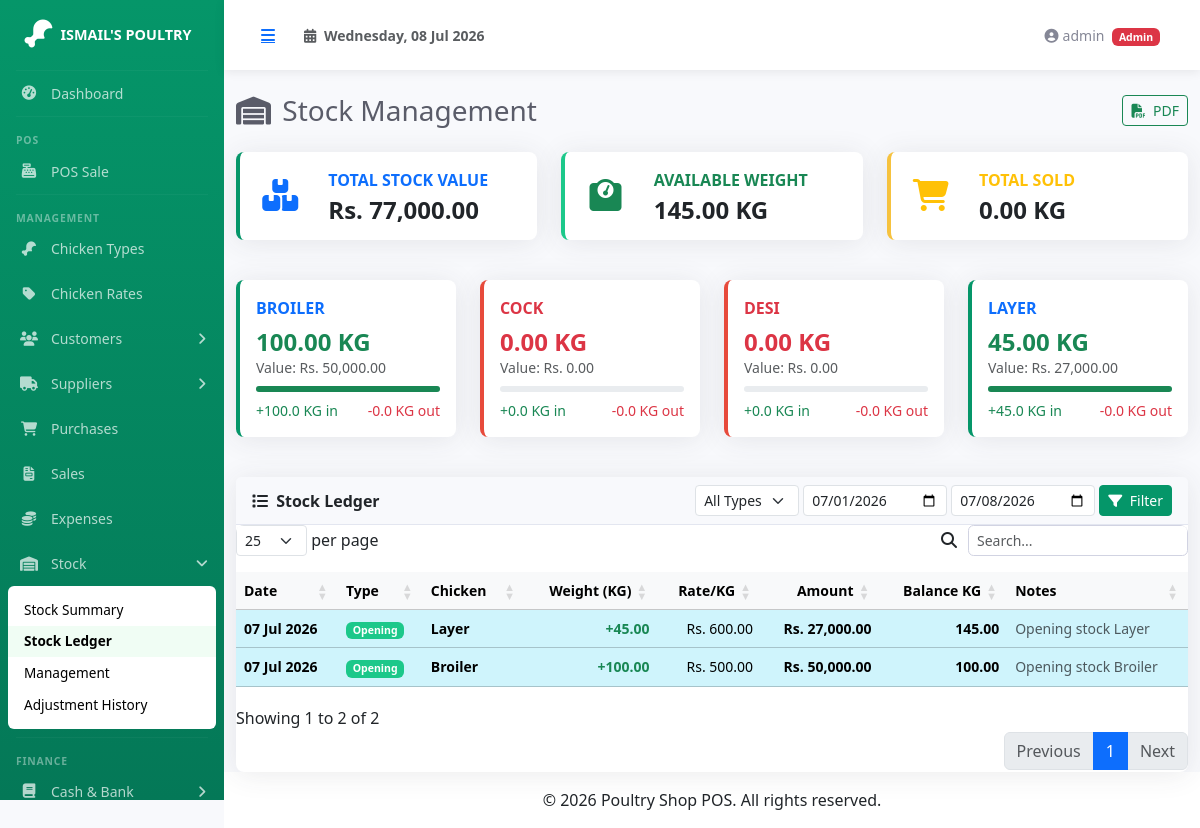
Screenshot of /pages/stock/index.php (signed in) with the database file from the repository.
### tables this page shows
CREATE TABLE IF NOT EXISTS stock_ledger (
  id                INT             AUTO_INCREMENT PRIMARY KEY,
  transaction_date  DATE            NOT NULL,
  transaction_type  ENUM('opening','purchase','sale','adjustment') NOT NULL,
  chicken_type_id   INT             NOT NULL,
  birds_count       INT             NOT NULL DEFAULT 0,
  weight_kg         DECIMAL(12,3)   NOT NULL DEFAULT 0.000,
  rate_per_kg       DECIMAL(10,2)   NOT NULL DEFAULT 0.00,
  amount            DECIMAL(12,2)   NOT NULL DEFAULT 0.00,
  reference_id      INT             DEFAULT NULL,
  notes             TEXT            DEFAULT NULL,
  created_at        TIMESTAMP       DEFAULT CURRENT_TIMESTAMP,
  FOREIGN KEY (chicken_type_id) REFERENCES chicken_types(id) ON DELETE CASCADE ON UPDATE CASCADE,
  INDEX idx_stock_date (transaction_date),
  INDEX idx_stock_type (transaction_type),
  INDEX idx_stock_chicken (chicken_type_id)
);

CREATE TABLE IF NOT EXISTS chicken_types (
  id          INT             AUTO_INCREMENT PRIMARY KEY,
  name        VARCHAR(50)     NOT NULL UNIQUE,
  created_at  TIMESTAMP       DEFAULT CURRENT_TIMESTAMP
);

### includes/functions.php (called while the page is built, shortened)
<?php
function money($amount): string {
    return number_format((float)$amount, 2);
}

### pages/stock/index.php (the view, shortened to what this page needs)
<?php
require_once __DIR__ . '/../../includes/functions.php';
$pdo = getDB();
$from = $_GET['from'] ?? date('Y-m-01');
$to   = $_GET['to'] ?? date('Y-m-d');
$types = $pdo->query("SELECT id, name FROM chicken_types ORDER BY name")->fetchAll();
$stock_data = [];
$grand = ['in_weight' => 0, 'out_weight' => 0, 'in_amount' => 0, 'out_amount' => 0];
foreach ($types as $t) {
    $stmt = $pdo->prepare("
        SELECT
            COALESCE(SUM(CASE WHEN transaction_type IN ('opening','purchase','adjustment') THEN weight_kg ELSE 0 END), 0) AS in_weight,
            COALESCE(SUM(CASE WHEN transaction_type = 'sale' THEN weight_kg ELSE 0 END), 0) AS out_weight,
            COALESCE(SUM(CASE WHEN transaction_type IN ('opening','purchase','adjustment') THEN amount ELSE 0 END), 0) AS in_amount,
            COALESCE(SUM(CASE WHEN transaction_type = 'sale' THEN amount ELSE 0 END), 0) AS out_amount
        FROM stock_ledger WHERE chicken_type_id = ?
    ");
    $stmt->execute([$t['id']]);
    $d = $stmt->fetch();
    $d['name'] = $t['name'];
    $d['avail_weight'] = max(0, $d['in_weight'] - $d['out_weight']);
    $d['stock_value'] = $d['avail_weight'] > 0 && $d['in_weight'] > 0
        ? ($d['in_amount'] / $d['in_weight']) * $d['avail_weight']
        : 0;
    $stock_data[] = $d;
    foreach (['in_weight','out_weight','in_amount','out_amount'] as $k) {
        $grand[$k] += $d[$k];
    }
}
$grand['avail_weight'] = max(0, $grand['in_weight'] - $grand['out_weight']);
$grand['stock_value'] = $grand['avail_weight'] > 0 && $grand['in_weight'] > 0
    ? ($grand['in_amount'] / $grand['in_weight']) * $grand['avail_weight']
    : 0;
$where = "WHERE 1=1";
$params = [];
if ($from) {
    $where .= " AND sl.transaction_date >= ?";
    $params[] = $from;
}
if ($to) {
    $where .= " AND sl.transaction_date <= ?";
    $params[] = $to;
}
$stmt = $pdo->prepare("
    SELECT sl.*, ct.name AS chicken_type_name
    FROM stock_ledger sl
    JOIN chicken_types ct ON ct.id = sl.chicken_type_id
    $where
    ORDER BY sl.transaction_date DESC, sl.id DESC
    LIMIT 200
");
$stmt->execute($params);
$ledger = $stmt->fetchAll();
$bal_weight = 0;
if ($from) {
    $balWhere = "WHERE sl.transaction_date < ?";
    $balParams = [$from];
    $stmt = $pdo->prepare("
        SELECT
            COALESCE(SUM(CASE WHEN transaction_type IN ('opening','purchase','adjustment') THEN weight_kg ELSE 0 END), 0)
            - COALESCE(SUM(CASE WHEN transaction_type = 'sale' THEN weight_kg ELSE 0 END), 0) AS weight
        FROM stock_ledger sl $balWhere
    ");
    $stmt->execute($balParams);
    $bal = $stmt->fetch();
    $bal_weight = (float)$bal['weight'];
}
$ledger_asc = array_reverse($ledger);
$running = [];
foreach ($ledger_asc as $l) {
    if (in_array($l['transaction_type'], ['opening','purchase','adjustment'])) {
        $bal_weight += $l['weight_kg'];
    } elseif ($l['transaction_type'] === 'sale') {
        $bal_weight -= $l['weight_kg'];
    }
    $running[$l['id']] = ['weight' => $bal_weight];
}
require_once __DIR__ . '/../../includes/header.php';
?>
<div class="d-sm-flex align-items-center justify-content-between mb-4 no-print">
    <h1 class="h3 mb-0 text-gray-800">
        <i class="fas fa-warehouse me-1"></i> Stock Management
    </h1>
    <div>
        <button class="btn btn-sm btn-outline-success" onclick="window.print()">
            <i class="fas fa-file-pdf me-1"></i> PDF
        </button>
    </div>
</div>
<div class="row mb-4 no-print">
    <div class="col-xl-4 col-md-6 mb-3">
        <div class="card border-start-primary dashboard-card h-100">
            <div class="card-body">
                <div class="row align-items-center">
                    <div class="col-3 text-center">
                        <i class="fas fa-boxes fa-2x text-primary"></i>
                    </div>
                    <div class="col-9">
                        <div class="text-xs fw-bold text-primary text-uppercase mb-1">Total Stock Value</div>
                        <div class="h4 mb-0 fw-bold">Rs. <?= money($grand['stock_value']) ?></div>
                    </div>
                </div>
            </div>
        </div>
    </div>
    <div class="col-xl-4 col-md-6 mb-3">
        <div class="card border-start-success dashboard-card h-100">
            <div class="card-body">
                <div class="row align-items-center">
                    <div class="col-3 text-center">
                        <i class="fas fa-weight fa-2x text-success"></i>
                    </div>
                    <div class="col-9">
                        <div class="text-xs fw-bold text-success text-uppercase mb-1">Available Weight</div>
                        <div class="h4 mb-0 fw-bold"><?= number_format($grand['avail_weight'], 2) ?> KG</div>
                    </div>
                </div>
            </div>
        </div>
    </div>
    <div class="col-xl-4 col-md-6 mb-3">
        <div class="card border-start-warning dashboard-card h-100">
            <div class="card-body">
                <div class="row align-items-center">
                    <div class="col-3 text-center">
                        <i class="fas fa-shopping-cart fa-2x text-warning"></i>
                    </div>
                    <div class="col-9">
                        <div class="text-xs fw-bold text-warning text-uppercase mb-1">Total Sold</div>
                        <div class="h4 mb-0 fw-bold"><?= number_format($grand['out_weight'], 2) ?> KG</div>
                    </div>
                </div>
            </div>
        </div>
    </div>
</div>
<div class="row mb-4 no-print">
    <?php foreach ($stock_data as $sd):
        $pct = $sd['in_weight'] > 0 ? min(100, ($sd['avail_weight'] / $sd['in_weight']) * 100) : 0;
        $isLow = $sd['avail_weight'] < 10;
        $isOut = $sd['avail_weight'] <= 0;
        $cardBorder = $isOut ? 'danger' : ($isLow ? 'warning' : 'primary');
        $barColor = $isOut ? 'danger' : ($isLow ? 'warning' : 'success');
    ?>
    <div class="col-xl-3 col-md-6 mb-3">
        <div class="card border-start-<?= $cardBorder ?> dashboard-card h-100">
            <div class="card-body">
                <div class="d-flex align-items-center justify-content-between mb-2">
                    <div class="text-xs fw-bold text-uppercase text-<?= $cardBorder ?>"><?= htmlspecialchars($sd['name']) ?></div>
                </div>
                <div class="h4 mb-0 fw-bold text-<?= $isOut ? 'danger' : 'success' ?>">
                    <?= number_format($sd['avail_weight'], 2) ?> KG
                </div>
                <div class="small text-muted mb-2">Value: Rs. <?= money($sd['stock_value']) ?></div>
                <div class="progress" style="height:6px;">
                    <div class="progress-bar bg-<?= $barColor ?>" style="width:<?= $pct ?>%"></div>
                </div>
                <div class="row small text-muted mt-2 g-0">
                    <div class="col-6 text-success">+<?= number_format($sd['in_weight'], 1) ?> KG in</div>
                    <div class="col-6 text-danger text-end">-<?= number_format($sd['out_weight'], 1) ?> KG out</div>
                </div>
            </div>
        </div>
    </div>
    <?php endforeach; ?>
</div>
<div class="card">
    <div class="card-header">
        <div class="row align-items-center">
            <div class="col"><i class="fas fa-list me-1"></i> Stock Ledger</div>
            <div class="col-auto no-print">
                <form method="GET" class="row g-1">
                    <div class="col-auto">
                        <select name="type" class="form-select form-select-sm">
                            <option value="">All Types</option>
                        </select>
                    </div>
                    <div class="col-auto"><input type="date" name="from" class="form-control form-control-sm" value="<?= $from ?>"></div>
                    <div class="col-auto"><input type="date" name="to" class="form-control form-control-sm" value="<?= $to ?>"></div>
                    <div class="col-auto"><button class="btn btn-primary btn-sm"><i class="fas fa-filter me-1"></i> Filter</button></div>
                </form>
            </div>
        </div>
    </div>
    <div class="card-body p-0">
        <div class="table-responsive">
            <table class="table table-hover mb-0 small" id="stockLedgerTable">
                <thead class="table-light">
                    <tr>
                        <th>Date</th>
                        <th>Type</th>
                        <th>Chicken</th>
                        <th class="text-end">Weight (KG)</th>
                        <th class="text-end">Rate/KG</th>
                        <th class="text-end">Amount</th>
                        <th class="text-end">Balance KG</th>
                        <th>Notes</th>
                    </tr>
                </thead>
                <tbody>
                    <?php if (empty($ledger)): ?>
                    <tr><td colspan="8" class="text-center text-muted py-4">No stock entries found.</td></tr>
                    <?php else: ?>
                    <?php foreach ($ledger as $l):
                        $isSale = $l['transaction_type'] === 'sale';
                        $isPurchase = $l['transaction_type'] === 'purchase';
                        $isOpening = $l['transaction_type'] === 'opening';
                        $bal = $running[$l['id']] ?? ['weight' => 0];
                        $rowClass = $isSale ? 'table-danger' : ($isPurchase ? 'table-success' : ($isOpening ? 'table-info' : ''));
                    ?>
                    <tr class="<?= $rowClass ?>">
                        <td class="fw-bold"><?= date('d M Y', strtotime($l['transaction_date'])) ?></td>
                        <td>
                            <span class="badge bg-<?= $isSale ? 'danger' : ($isPurchase || $isOpening ? 'success' : 'secondary') ?>">
                                <?= $isOpening ? 'Opening' : ucfirst($l['transaction_type']) ?>
                            </span>
                        </td>
                        <td><span class="fw-bold"><?= htmlspecialchars($l['chicken_type_name']) ?></span></td>
                        <td class="text-end <?= $isSale ? 'text-danger' : 'text-success' ?> fw-bold">
                            <?= $isSale ? '-' : '+' ?><?= number_format($l['weight_kg'], 2) ?>
                        </td>
                        <td class="text-end"><?= $l['rate_per_kg'] ? 'Rs. ' . money($l['rate_per_kg']) : '-' ?></td>
                        <td class="text-end fw-bold">Rs. <?= money($l['amount']) ?></td>
                        <td class="text-end fw-bold"><?= number_format($bal['weight'], 2) ?></td>
                        <td class="text-muted" style="max-width:180px;overflow:hidden;text-overflow:ellipsis;white-space:nowrap;"><?= htmlspecialchars($l['notes'] ?? '-') ?></td>
                    </tr>
                    <?php endforeach; ?>
                    <?php endif; ?>
                </tbody>
            </table>
        </div>
    </div>
</div>
<?php require_once __DIR__ . '/../../includes/footer.php'; ?>

### assets/css/sb-admin-custom.css (style rules this page uses)
:root { --primary: #059669; --primary-dark: #047857; --primary-light: #10b981; --primary-50: #ecfdf5; --sidebar-width: 224px; }
* { margin: 0; padding: 0; box-sizing: border-box; }
body { background-color: #f8f9fc; font-family: 'Segoe UI', Tahoma, Geneva, Verdana, sans-serif; }
.card { border: none; border-radius: 0.5rem; box-shadow: 0 0.15rem 1.75rem 0 rgba(58, 59, 69, 0.1); }
.card-header { background-color: #f8f9fc; border-bottom: 1px solid #e3e6f0; font-weight: 600; }
.border-start-primary { border-left: 0.25rem solid var(--primary) !important; }
.border-start-success { border-left: 0.25rem solid #1cc88a !important; }
.border-start-warning { border-left: 0.25rem solid #f6c23e !important; }
.border-start-danger { border-left: 0.25rem solid #e74a3b !important; }
.text-gray-800 { color: #5a5c69 !important; }
.dashboard-card { transition: transform 0.2s; }
.btn-primary { background-color: var(--primary); border-color: var(--primary); }
.table-responsive { border-radius: 0.5rem; }
.badge.bg-success { background-color: #1cc88a !important; }

### rows the page displays
stock_ledger: transaction_date "07 Jul 2026", transaction_type "Opening", chicken_type.name "Layer", weight_kg "45.00", rate_per_kg "600.00", amount "27,000.00", id "145.00", notes "Opening stock Layer"
stock_ledger: transaction_date "07 Jul 2026", transaction_type "Opening", chicken_type.name "Broiler", weight_kg "100.00", rate_per_kg "500.00", amount "50,000.00", id "100.00", notes "Opening stock Broiler"

### other values shown
$_SESSION['user_name'] "admin"
$_SESSION['user_role'] "Admin"
money($grand['stock_value']) "77,000.00"
$grand['avail_weight'] "145.00"
$grand['out_weight'] "0.00"
$sd['name'] "BROILER"
$sd['avail_weight'] "100.00"
money($sd['stock_value']) "50,000.00"
$sd['in_weight'] "100.0"
$sd['out_weight'] "0.0"
$sd['name'] "COCK"
$sd['avail_weight'] "0.00"
money($sd['stock_value']) "0.00"
$sd['in_weight'] "0.0"
$sd['name'] "DESI"
